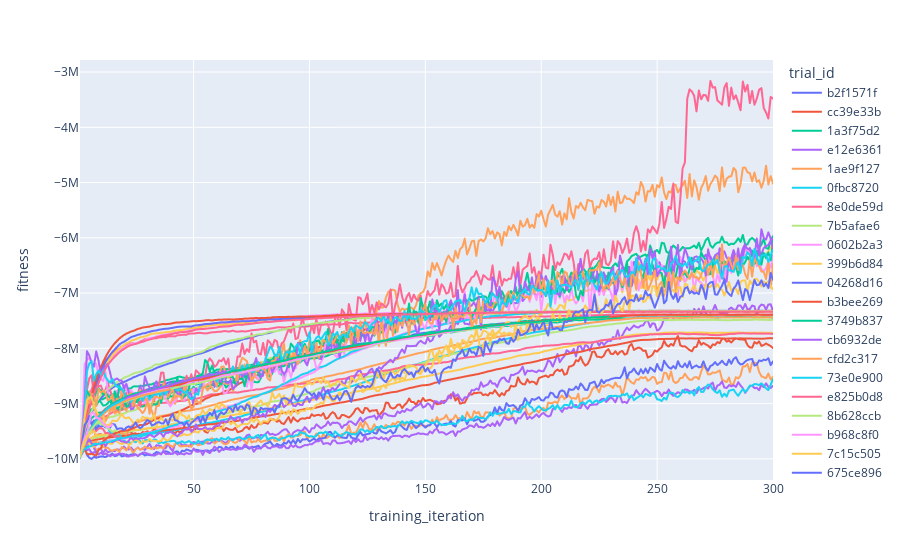

Notebook code cell kept with this figure:
### Code cell
fig = px.line(
    data_frame=pd.concat(analysis.trial_dataframes.values()),
    x="training_iteration",
    y="fitness",
    color="trial_id",
)
fig.show()

### Figure 1 — Plotly figure (JSON) as saved in the notebook; plotly's stock layout.template omitted (floating-point values rounded to 4 significant figures; data arrays with more than 128 entries replaced by an {"elided": "..."} marker saying what was removed)
{"data": [{"hovertemplate": "trial_id=b2f1571f<br>training_iteration=%{x}<br>fitness=%{y}<extra></extra>", "legendgroup": "b2f1571f", "line": {"color": "#636efa", "dash": "solid"}, "marker": {"symbol": "circle"}, "mode": "lines", "name": "b2f1571f", "showlegend": true, "type": "scattergl", "x": {"elided": "300 int values"}, "xaxis": "x", "y": {"elided": "300 float values"}, "yaxis": "y"}, {"hovertemplate": "trial_id=cc39e33b<br>training_iteration=%{x}<br>fitness=%{y}<extra></extra>", "legendgroup": "cc39e33b", "line": {"color": "#EF553B", "dash": "solid"}, "marker": {"symbol": "circle"}, "mode": "lines", "name": "cc39e33b", "showlegend": true, "type": "scattergl", "x": {"elided": "300 int values"}, "xaxis": "x", "y": {"elided": "300 float values"}, "yaxis": "y"}, {"hovertemplate": "trial_id=1a3f75d2<br>training_iteration=%{x}<br>fitness=%{y}<extra></extra>", "legendgroup": "1a3f75d2", "line": {"color": "#00cc96", "dash": "solid"}, "marker": {"symbol": "circle"}, "mode": "lines", "name": "1a3f75d2", "showlegend": true, "type": "scattergl", "x": {"elided": "300 int values"}, "xaxis": "x", "y": {"elided": "300 float values"}, "yaxis": "y"}, {"hovertemplate": "trial_id=e12e6361<br>training_iteration=%{x}<br>fitness=%{y}<extra></extra>", "legendgroup": "e12e6361", "line": {"color": "#ab63fa", "dash": "solid"}, "marker": {"symbol": "circle"}, "mode": "lines", "name": "e12e6361", "showlegend": true, "type": "scattergl", "x": {"elided": "300 int values"}, "xaxis": "x", "y": {"elided": "300 float values"}, "yaxis": "y"}, {"hovertemplate": "trial_id=1ae9f127<br>training_iteration=%{x}<br>fitness=%{y}<extra></extra>", "legendgroup": "1ae9f127", "line": {"color": "#FFA15A", "dash": "solid"}, "marker": {"symbol": "circle"}, "mode": "lines", "name": "1ae9f127", "showlegend": true, "type": "scattergl", "x": {"elided": "300 int values"}, "xaxis": "x", "y": {"elided": "300 float values"}, "yaxis": "y"}, {"hovertemplate": "trial_id=0fbc8720<br>training_iteration=%{x}<br>fitness=%{y}<extra></extra>", "legendgroup": "0fbc8720", "line": {"color": "#19d3f3", "dash": "solid"}, "marker": {"symbol": "circle"}, "mode": "lines", "name": "0fbc8720", "showlegend": true, "type": "scattergl", "x": {"elided": "300 int values"}, "xaxis": "x", "y": {"elided": "300 float values"}, "yaxis": "y"}, {"hovertemplate": "trial_id=8e0de59d<br>training_iteration=%{x}<br>fitness=%{y}<extra></extra>", "legendgroup": "8e0de59d", "line": {"color": "#FF6692", "dash": "solid"}, "marker": {"symbol": "circle"}, "mode": "lines", "name": "8e0de59d", "showlegend": true, "type": "scattergl", "x": {"elided": "300 int values"}, "xaxis": "x", "y": {"elided": "300 float values"}, "yaxis": "y"}, {"hovertemplate": "trial_id=7b5afae6<br>training_iteration=%{x}<br>fitness=%{y}<extra></extra>", "legendgroup": "7b5afae6", "line": {"color": "#B6E880", "dash": "solid"}, "marker": {"symbol": "circle"}, "mode": "lines", "name": "7b5afae6", "showlegend": true, "type": "scattergl", "x": {"elided": "300 int values"}, "xaxis": "x", "y": {"elided": "300 float values"}, "yaxis": "y"}, {"hovertemplate": "trial_id=0602b2a3<br>training_iteration=%{x}<br>fitness=%{y}<extra></extra>", "legendgroup": "0602b2a3", "line": {"color": "#FF97FF", "dash": "solid"}, "marker": {"symbol": "circle"}, "mode": "lines", "name": "0602b2a3", "showlegend": true, "type": "scattergl", "x": {"elided": "300 int values"}, "xaxis": "x", "y": {"elided": "300 float values"}, "yaxis": "y"}, {"hovertemplate": "trial_id=399b6d84<br>training_iteration=%{x}<br>fitness=%{y}<extra></extra>", "legendgroup": "399b6d84", "line": {"color": "#FECB52", "dash": "solid"}, "marker": {"symbol": "circle"}, "mode": "lines", "name": "399b6d84", "showlegend": true, "type": "scattergl", "x": {"elided": "300 int values"}, "xaxis": "x", "y": {"elided": "300 float values"}, "yaxis": "y"}, {"hovertemplate": "trial_id=04268d16<br>training_iteration=%{x}<br>fitness=%{y}<extra></extra>", "legendgroup": "04268d16", "line": {"color": "#636efa", "dash": "solid"}, "marker": {"symbol": "circle"}, "mode": "lines", "name": "04268d16", "showlegend": true, "type": "scattergl", "x": {"elided": "300 int values"}, "xaxis": "x", "y": {"elided": "300 float values"}, "yaxis": "y"}, {"hovertemplate": "trial_id=b3bee269<br>training_iteration=%{x}<br>fitness=%{y}<extra></extra>", "legendgroup": "b3bee269", "line": {"color": "#EF553B", "dash": "solid"}, "marker": {"symbol": "circle"}, "mode": "lines", "name": "b3bee269", "showlegend": true, "type": "scattergl", "x": {"elided": "300 int values"}, "xaxis": "x", "y": {"elided": "300 float values"}, "yaxis": "y"}, {"hovertemplate": "trial_id=3749b837<br>training_iteration=%{x}<br>fitness=%{y}<extra></extra>", "legendgroup": "3749b837", "line": {"color": "#00cc96", "dash": "solid"}, "marker": {"symbol": "circle"}, "mode": "lines", "name": "3749b837", "showlegend": true, "type": "scattergl", "x": {"elided": "300 int values"}, "xaxis": "x", "y": {"elided": "300 float values"}, "yaxis": "y"}, {"hovertemplate": "trial_id=cb6932de<br>training_iteration=%{x}<br>fitness=%{y}<extra></extra>", "legendgroup": "cb6932de", "line": {"color": "#ab63fa", "dash": "solid"}, "marker": {"symbol": "circle"}, "mode": "lines", "name": "cb6932de", "showlegend": true, "type": "scattergl", "x": {"elided": "300 int values"}, "xaxis": "x", "y": {"elided": "300 float values"}, "yaxis": "y"}, {"hovertemplate": "trial_id=cfd2c317<br>training_iteration=%{x}<br>fitness=%{y}<extra></extra>", "legendgroup": "cfd2c317", "line": {"color": "#FFA15A", "dash": "solid"}, "marker": {"symbol": "circle"}, "mode": "lines", "name": "cfd2c317", "showlegend": true, "type": "scattergl", "x": {"elided": "300 int values"}, "xaxis": "x", "y": {"elided": "300 float values"}, "yaxis": "y"}, {"hovertemplate": "trial_id=73e0e900<br>training_iteration=%{x}<br>fitness=%{y}<extra></extra>", "legendgroup": "73e0e900", "line": {"color": "#19d3f3", "dash": "solid"}, "marker": {"symbol": "circle"}, "mode": "lines", "name": "73e0e900", "showlegend": true, "type": "scattergl", "x": {"elided": "300 int values"}, "xaxis": "x", "y": {"elided": "300 float values"}, "yaxis": "y"}, {"hovertemplate": "trial_id=e825b0d8<br>training_iteration=%{x}<br>fitness=%{y}<extra></extra>", "legendgroup": "e825b0d8", "line": {"color": "#FF6692", "dash": "solid"}, "marker": {"symbol": "circle"}, "mode": "lines", "name": "e825b0d8", "showlegend": true, "type": "scattergl", "x": {"elided": "300 int values"}, "xaxis": "x", "y": {"elided": "300 float values"}, "yaxis": "y"}, {"hovertemplate": "trial_id=8b628ccb<br>training_iteration=%{x}<br>fitness=%{y}<extra></extra>", "legendgroup": "8b628ccb", "line": {"color": "#B6E880", "dash": "solid"}, "marker": {"symbol": "circle"}, "mode": "lines", "name": "8b628ccb", "showlegend": true, "type": "scattergl", "x": {"elided": "300 int values"}, "xaxis": "x", "y": {"elided": "300 float values"}, "yaxis": "y"}, {"hovertemplate": "trial_id=b968c8f0<br>training_iteration=%{x}<br>fitness=%{y}<extra></extra>", "legendgroup": "b968c8f0", "line": {"color": "#FF97FF", "dash": "solid"}, "marker": {"symbol": "circle"}, "mode": "lines", "name": "b968c8f0", "showlegend": true, "type": "scattergl", "x": {"elided": "300 int values"}, "xaxis": "x", "y": {"elided": "300 float values"}, "yaxis": "y"}, {"hovertemplate": "trial_id=7c15c505<br>training_iteration=%{x}<br>fitness=%{y}<extra></extra>", "legendgroup": "7c15c505", "line": {"color": "#FECB52", "dash": "solid"}, "marker": {"symbol": "circle"}, "mode": "lines", "name": "7c15c505", "showlegend": true, "type": "scattergl", "x": {"elided": "300 int values"}, "xaxis": "x", "y": {"elided": "300 float values"}, "yaxis": "y"}, {"hovertemplate": "trial_id=675ce896<br>training_iteration=%{x}<br>fitness=%{y}<extra></extra>", "legendgroup": "675ce896", "line": {"color": "#636efa", "dash": "solid"}, "marker": {"symbol": "circle"}, "mode": "lines", "name": "675ce896", "showlegend": true, "type": "scattergl", "x": {"elided": "300 int values"}, "xaxis": "x", "y": {"elided": "300 float values"}, "yaxis": "y"}, {"hovertemplate": "trial_id=5a1cd527<br>training_iteration=%{x}<br>fitness=%{y}<extra></extra>", "legendgroup": "5a1cd527", "line": {"color": "#EF553B", "dash": "solid"}, "marker": {"symbol": "circle"}, "mode": "lines", "name": "5a1cd527", "showlegend": true, "type": "scattergl", "x": {"elided": "300 int values"}, "xaxis": "x", "y": {"elided": "300 float values"}, "yaxis": "y"}, {"hovertemplate": "trial_id=1a98e750<br>training_iteration=%{x}<br>fitness=%{y}<extra></extra>", "legendgroup": "1a98e750", "line": {"color": "#00cc96", "dash": "solid"}, "marker": {"symbol": "circle"}, "mode": "lines", "name": "1a98e750", "showlegend": true, "type": "scattergl", "x": {"elided": "300 int values"}, "xaxis": "x", "y": {"elided": "300 float values"}, "yaxis": "y"}, {"hovertemplate": "trial_id=b3ad1265<br>training_iteration=%{x}<br>fitness=%{y}<extra></extra>", "legendgroup": "b3ad1265", "line": {"color": "#ab63fa", "dash": "solid"}, "marker": {"symbol": "circle"}, "mode": "lines", "name": "b3ad1265", "showlegend": true, "type": "scattergl", "x": {"elided": "300 int values"}, "xaxis": "x", "y": {"elided": "300 float values"}, "yaxis": "y"}, {"hovertemplate": "trial_id=92caad15<br>training_iteration=%{x}<br>fitness=%{y}<extra></extra>", "legendgroup": "92caad15", "line": {"color": "#FFA15A", "dash": "solid"}, "marker": {"symbol": "circle"}, "mode": "lines", "name": "92caad15", "showlegend": true, "type": "scattergl", "x": {"elided": "300 int values"}, "xaxis": "x", "y": {"elided": "300 float values"}, "yaxis": "y"}, {"hovertemplate": "trial_id=9e2bf363<br>training_iteration=%{x}<br>fitness=%{y}<extra></extra>", "legendgroup": "9e2bf363", "line": {"color": "#19d3f3", "dash": "solid"}, "marker": {"symbol": "circle"}, "mode": "lines", "name": "9e2bf363", "showlegend": true, "type": "scattergl", "x": {"elided": "300 int values"}, "xaxis": "x", "y": {"elided": "300 float values"}, "yaxis": "y"}, {"hovertemplate": "trial_id=90c5508e<br>training_iteration=%{x}<br>fitness=%{y}<extra></extra>", "legendgroup": "90c5508e", "line": {"color": "#FF6692", "dash": "solid"}, "marker": {"symbol": "circle"}, "mode": "lines", "name": "90c5508e", "showlegend": true, "type": "scattergl", "x": {"elided": "300 int values"}, "xaxis": "x", "y": {"elided": "300 float values"}, "yaxis": "y"}, {"hovertemplate": "trial_id=b36b27a5<br>training_iteration=%{x}<br>fitness=%{y}<extra></extra>", "legendgroup": "b36b27a5", "line": {"color": "#B6E880", "dash": "solid"}, "marker": {"symbol": "circle"}, "mode": "lines", "name": "b36b27a5", "showlegend": true, "type": "scattergl", "x": {"elided": "300 int values"}, "xaxis": "x", "y": {"elided": "300 float values"}, "yaxis": "y"}, {"hovertemplate": "trial_id=4c07252d<br>training_iteration=%{x}<br>fitness=%{y}<extra></extra>", "legendgroup": "4c07252d", "line": {"color": "#FF97FF", "dash": "solid"}, "marker": {"symbol": "circle"}, "mode": "lines", "name": "4c07252d", "showlegend": true, "type": "scattergl", "x": {"elided": "300 int values"}, "xaxis": "x", "y": {"elided": "300 float values"}, "yaxis": "y"}, {"hovertemplate": "trial_id=7b73d61e<br>training_iteration=%{x}<br>fitness=%{y}<extra></extra>", "legendgroup": "7b73d61e", "line": {"color": "#FECB52", "dash": "solid"}, "marker": {"symbol": "circle"}, "mode": "lines", "name": "7b73d61e", "showlegend": true, "type": "scattergl", "x": {"elided": "300 int values"}, "xaxis": "x", "y": {"elided": "300 float values"}, "yaxis": "y"}, {"hovertemplate": "trial_id=4056b4d7<br>training_iteration=%{x}<br>fitness=%{y}<extra></extra>", "legendgroup": "4056b4d7", "line": {"color": "#636efa", "dash": "solid"}, "marker": {"symbol": "circle"}, "mode": "lines", "name": "4056b4d7", "showlegend": true, "type": "scattergl", "x": {"elided": "300 int values"}, "xaxis": "x", "y": {"elided": "300 float values"}, "yaxis": "y"}, {"hovertemplate": "trial_id=305c6f03<br>training_iteration=%{x}<br>fitness=%{y}<extra></extra>", "legendgroup": "305c6f03", "line": {"color": "#EF553B", "dash": "solid"}, "marker": {"symbol": "circle"}, "mode": "lines", "name": "305c6f03", "showlegend": true, "type": "scattergl", "x": {"elided": "300 int values"}, "xaxis": "x", "y": {"elided": "300 float values"}, "yaxis": "y"}, {"hovertemplate": "trial_id=02418f60<br>training_iteration=%{x}<br>fitness=%{y}<extra></extra>", "legendgroup": "02418f60", "line": {"color": "#00cc96", "dash": "solid"}, "marker": {"symbol": "circle"}, "mode": "lines", "name": "02418f60", "showlegend": true, "type": "scattergl", "x": {"elided": "300 int values"}, "xaxis": "x", "y": {"elided": "300 float values"}, "yaxis": "y"}, {"hovertemplate": "trial_id=334ffdf9<br>training_iteration=%{x}<br>fitness=%{y}<extra></extra>", "legendgroup": "334ffdf9", "line": {"color": "#ab63fa", "dash": "solid"}, "marker": {"symbol": "circle"}, "mode": "lines", "name": "334ffdf9", "showlegend": true, "type": "scattergl", "x": {"elided": "300 int values"}, "xaxis": "x", "y": {"elided": "300 float values"}, "yaxis": "y"}, {"hovertemplate": "trial_id=f94dabad<br>training_iteration=%{x}<br>fitness=%{y}<extra></extra>", "legendgroup": "f94dabad", "line": {"color": "#FFA15A", "dash": "solid"}, "marker": {"symbol": "circle"}, "mode": "lines", "name": "f94dabad", "showlegend": true, "type": "scattergl", "x": {"elided": "300 int values"}, "xaxis": "x", "y": {"elided": "300 float values"}, "yaxis": "y"}, {"hovertemplate": "trial_id=76184205<br>training_iteration=%{x}<br>fitness=%{y}<extra></extra>", "legendgroup": "76184205", "line": {"color": "#19d3f3", "dash": "solid"}, "marker": {"symbol": "circle"}, "mode": "lines", "name": "76184205", "showlegend": true, "type": "scattergl", "x": {"elided": "300 int values"}, "xaxis": "x", "y": {"elided": "300 float values"}, "yaxis": "y"}, {"hovertemplate": "trial_id=b1b4907e<br>training_iteration=%{x}<br>fitness=%{y}<extra></extra>", "legendgroup": "b1b4907e", "line": {"color": "#FF6692", "dash": "solid"}, "marker": {"symbol": "circle"}, "mode": "lines", "name": "b1b4907e", "showlegend": true, "type": "scattergl", "x": {"elided": "300 int values"}, "xaxis": "x", "y": {"elided": "300 float values"}, "yaxis": "y"}, {"hovertemplate": "trial_id=b09ad9b7<br>training_iteration=%{x}<br>fitness=%{y}<extra></extra>", "legendgroup": "b09ad9b7", "line": {"color": "#B6E880", "dash": "solid"}, "marker": {"symbol": "circle"}, "mode": "lines", "name": "b09ad9b7", "showlegend": true, "type": "scattergl", "x": {"elided": "300 int values"}, "xaxis": "x", "y": {"elided": "300 float values"}, "yaxis": "y"}, {"hovertemplate": "trial_id=d44f3edb<br>training_iteration=%{x}<br>fitness=%{y}<extra></extra>", "legendgroup": "d44f3edb", "line": {"color": "#FF97FF", "dash": "solid"}, "marker": {"symbol": "circle"}, "mode": "lines", "name": "d44f3edb", "showlegend": true, "type": "scattergl", "x": {"elided": "300 int values"}, "xaxis": "x", "y": {"elided": "300 float values"}, "yaxis": "y"}, {"hovertemplate": "trial_id=624bcc62<br>training_iteration=%{x}<br>fitness=%{y}<extra></extra>", "legendgroup": "624bcc62", "line": {"color": "#FECB52", "dash": "solid"}, "marker": {"symbol": "circle"}, "mode": "lines", "name": "624bcc62", "showlegend": true, "type": "scattergl", "x": {"elided": "300 int values"}, "xaxis": "x", "y": {"elided": "300 float values"}, "yaxis": "y"}, {"hovertemplate": "trial_id=5ffd317b<br>training_iteration=%{x}<br>fitness=%{y}<extra></extra>", "legendgroup": "5ffd317b", "line": {"color": "#636efa", "dash": "solid"}, "marker": {"symbol": "circle"}, "mode": "lines", "name": "5ffd317b", "showlegend": true, "type": "scattergl", "x": {"elided": "300 int values"}, "xaxis": "x", "y": {"elided": "300 float values"}, "yaxis": "y"}, {"hovertemplate": "trial_id=c57c6086<br>training_iteration=%{x}<br>fitness=%{y}<extra></extra>", "legendgroup": "c57c6086", "line": {"color": "#EF553B", "dash": "solid"}, "marker": {"symbol": "circle"}, "mode": "lines", "name": "c57c6086", "showlegend": true, "type": "scattergl", "x": {"elided": "300 int values"}, "xaxis": "x", "y": {"elided": "300 float values"}, "yaxis": "y"}, {"hovertemplate": "trial_id=719c26bb<br>training_iteration=%{x}<br>fitness=%{y}<extra></extra>", "legendgroup": "719c26bb", "line": {"color": "#00cc96", "dash": "solid"}, "marker": {"symbol": "circle"}, "mode": "lines", "name": "719c26bb", "showlegend": true, "type": "scattergl", "x": {"elided": "229 int values"}, "xaxis": "x", "y": {"elided": "229 float values"}, "yaxis": "y"}, {"hovertemplate": "trial_id=234587c8<br>training_iteration=%{x}<br>fitness=%{y}<extra></extra>", "legendgroup": "234587c8", "line": {"color": "#ab63fa", "dash": "solid"}, "marker": {"symbol": "circle"}, "mode": "lines", "name": "234587c8", "showlegend": true, "type": "scattergl", "x": [1, 2, 3, 4, 5, 6, 7, 8, 9, 10, 11, 12, 13, 14, 15, 16, 17, 18, 19, 20, 21, 22, 23, 24, 25, 26, 27, 28, 29, 30, 31, 32, 33, 34, 35, 36, 37, 38, 39, 40, 41, 42, 43, 44, 45, 46, 47, 48, 49, 50, 51, 52, 53, 54, 55, 56, 57, 58, 59, 60, 61, 62, 63, 64], "xaxis": "x", "y": [-9965000.0, -9821000.0, -9709000.0, -9605000.0, -9507000.0, -9428000.0, -9360000.0, -9297000.0, -9242000.0, -9196000.0, -9158000.0, -9120000.0, -9085000.0, -9054000.0, -9026000.0, -9004000.0, -8983000.0, -8962000.0, -8943000.0, -8920000.0, -8899000.0, -8881000.0, -8868000.0, -8858000.0, -8843000.0, -8830000.0, -8813000.0, -8798000.0, -8788000.0, -8778000.0, -8770000.0, -8758000.0, -8747000.0, -8735000.0, -8726000.0, -8717000.0, -8705000.0, -8689000.0, -8679000.0, -8667000.0, -8653000.0, -8639000.0, -8629000.0, -8614000.0, -8603000.0, -8597000.0, -8587000.0, -8578000.0, -8566000.0, -8553000.0, -8543000.0, -8534000.0, -8525000.0, -8514000.0, -8505000.0, -8501000.0, -8491000.0, -8480000.0, -8468000.0, -8461000.0, -8451000.0, -8442000.0, -8432000.0, -8418000.0], "yaxis": "y"}, {"hovertemplate": "trial_id=19c08165<br>training_iteration=%{x}<br>fitness=%{y}<extra></extra>", "legendgroup": "19c08165", "line": {"color": "#FFA15A", "dash": "solid"}, "marker": {"symbol": "circle"}, "mode": "lines", "name": "19c08165", "showlegend": true, "type": "scattergl", "x": [1, 2, 3, 4, 5, 6, 7, 8, 9, 10, 11, 12, 13, 14, 15, 16, 17, 18, 19, 20, 21, 22, 23, 24, 25, 26, 27, 28, 29, 30, 31, 32, 33, 34, 35, 36, 37, 38, 39, 40], "xaxis": "x", "y": [-9973000.0, -9833000.0, -9734000.0, -9629000.0, -9528000.0, -9449000.0, -9382000.0, -9323000.0, -9277000.0, -9231000.0, -9192000.0, -9158000.0, -9124000.0, -9095000.0, -9068000.0, -9045000.0, -9022000.0, -8999000.0, -8980000.0, -8963000.0, -8946000.0, -8927000.0, -8913000.0, -8903000.0, -8890000.0, -8878000.0, -8869000.0, -8853000.0, -8843000.0, -8832000.0, -8820000.0, -8812000.0, -8800000.0, -8787000.0, -8777000.0, -8770000.0, -8764000.0, -8758000.0, -8749000.0, -8741000.0], "yaxis": "y"}, {"hovertemplate": "trial_id=50ba9939<br>training_iteration=%{x}<br>fitness=%{y}<extra></extra>", "legendgroup": "50ba9939", "line": {"color": "#19d3f3", "dash": "solid"}, "marker": {"symbol": "circle"}, "mode": "lines", "name": "50ba9939", "showlegend": true, "type": "scattergl", "x": [1, 2, 3, 4, 5, 6, 7, 8, 9, 10, 11, 12, 13, 14, 15, 16, 17, 18, 19, 20], "xaxis": "x", "y": [-9980000.0, -9824000.0, -9700000.0, -9595000.0, -9507000.0, -9435000.0, -9366000.0, -9303000.0, -9245000.0, -9200000.0, -9162000.0, -9122000.0, -9088000.0, -9057000.0, -9030000.0, -9009000.0, -8991000.0, -8967000.0, -8942000.0, -8926000.0], "yaxis": "y"}, {"hovertemplate": "trial_id=4e691172<br>training_iteration=%{x}<br>fitness=%{y}<extra></extra>", "legendgroup": "4e691172", "line": {"color": "#FF6692", "dash": "solid"}, "marker": {"symbol": "circle"}, "mode": "lines", "name": "4e691172", "showlegend": true, "type": "scattergl", "x": [1, 2, 3, 4, 5, 6, 7, 8, 9, 10, 11, 12, 13, 14, 15, 16, 17, 18], "xaxis": "x", "y": [-9967000.0, -9786000.0, -9683000.0, -9585000.0, -9533000.0, -9528000.0, -9491000.0, -9497000.0, -9456000.0, -9441000.0, -9465000.0, -9535000.0, -9528000.0, -9557000.0, -9566000.0, -9598000.0, -9589000.0, -9595000.0], "yaxis": "y"}, {"hovertemplate": "trial_id=72128bdf<br>training_iteration=%{x}<br>fitness=%{y}<extra></extra>", "legendgroup": "72128bdf", "line": {"color": "#B6E880", "dash": "solid"}, "marker": {"symbol": "circle"}, "mode": "lines", "name": "72128bdf", "showlegend": true, "type": "scattergl", "x": [1, 2, 3, 4, 5, 6, 7, 8, 9, 10, 11, 12, 13, 14, 15, 16, 17], "xaxis": "x", "y": [-9966000.0, -9814000.0, -9721000.0, -9574000.0, -9517000.0, -9463000.0, -9410000.0, -9356000.0, -9317000.0, -9368000.0, -9385000.0, -9417000.0, -9443000.0, -9473000.0, -9512000.0, -9484000.0, -9499000.0], "yaxis": "y"}, {"hovertemplate": "trial_id=d7fba757<br>training_iteration=%{x}<br>fitness=%{y}<extra></extra>", "legendgroup": "d7fba757", "line": {"color": "#FF97FF", "dash": "solid"}, "marker": {"symbol": "circle"}, "mode": "lines", "name": "d7fba757", "showlegend": true, "type": "scattergl", "x": [1, 2, 3, 4, 5, 6, 7, 8, 9, 10, 11, 12, 13, 14, 15], "xaxis": "x", "y": [-9956000.0, -9761000.0, -9611000.0, -9549000.0, -9344000.0, -9166000.0, -9173000.0, -9252000.0, -9269000.0, -9303000.0, -9358000.0, -9397000.0, -9433000.0, -9411000.0, -9379000.0], "yaxis": "y"}, {"hovertemplate": "trial_id=8f67dffc<br>training_iteration=%{x}<br>fitness=%{y}<extra></extra>", "legendgroup": "8f67dffc", "line": {"color": "#FECB52", "dash": "solid"}, "marker": {"symbol": "circle"}, "mode": "lines", "name": "8f67dffc", "showlegend": true, "type": "scattergl", "x": [1, 2, 3, 4, 5, 6, 7, 8], "xaxis": "x", "y": [-9963000.0, -9785000.0, -9675000.0, -9594000.0, -9568000.0, -9519000.0, -9494000.0, -9565000.0], "yaxis": "y"}], "layout": {"legend": {"title": {"text": "trial_id"}, "tracegroupgap": 0}, "margin": {"t": 60}, "xaxis": {"anchor": "y", "domain": [0, 1], "title": {"text": "training_iteration"}}, "yaxis": {"anchor": "x", "domain": [0, 1], "title": {"text": "fitness"}}}}
